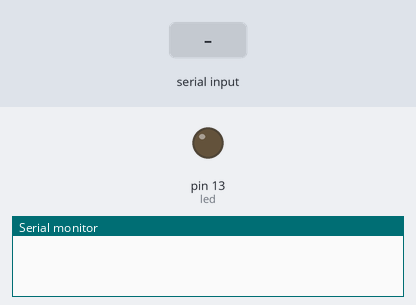
Recording of a sketch running on a simulated Arduino Uno, built with avr-gcc and run on an emulated ATmega328P. Parts: output pins drawn as LEDs (lit = HIGH), the last lines printed to the serial monitor. Dashed ring = blinking. The inputs (shaded band) are chosen by the test bench.

Above: at 1.2 s.
1.3 s: "2" received over Serial
At 1.65 s:
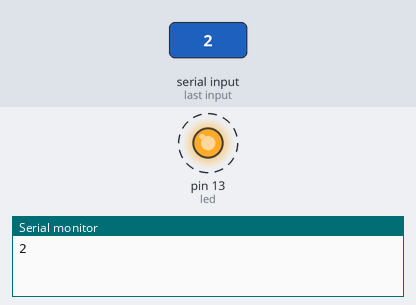
Timing chart, 0 to 4.3 s (numbered marks = the images above; inputs shaded):
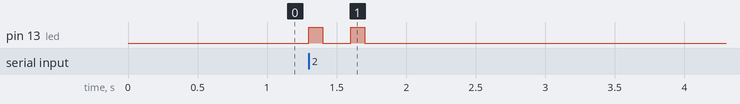

Measured:
- after the input at 1.3 s, pin 13 (led): alternates HIGH for 0.10 s and LOW for 0.20 s, 4 changes in all, then stays LOW, starting at once

The sketch:

sketch_mar12b.ino
```cpp
const int led = 13;
int option;

void setup(){
  Serial.begin(9600);
  pinMode(led, OUTPUT);
}

void loop(){
  //si existe información pendiente
  if (Serial.available()>0){
    //leeemos la opcion
    char option = Serial.read();
    Serial.print(option);
    //si la opcion esta entre '1' y '9'
    if (option >= '1' && option <= '9')
    {
      //restamos el valor '0' para obtener el numero enviado
      option -= '0';
      for(int i=0;i<option;i++){
         digitalWrite(led, HIGH);
         delay(100);
         digitalWrite(led, LOW);
         delay(200);
      }
    }
  }
}
```
